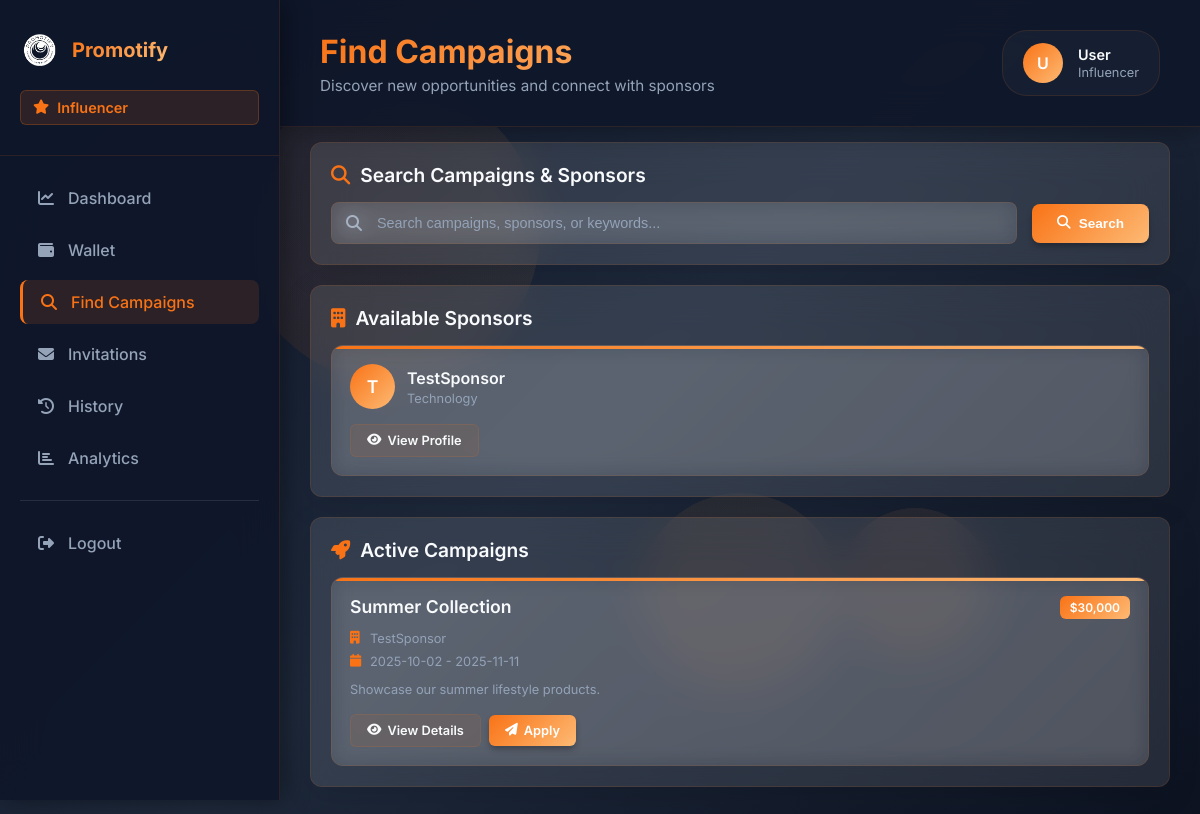
The app's page /ifind (signed in), older data.
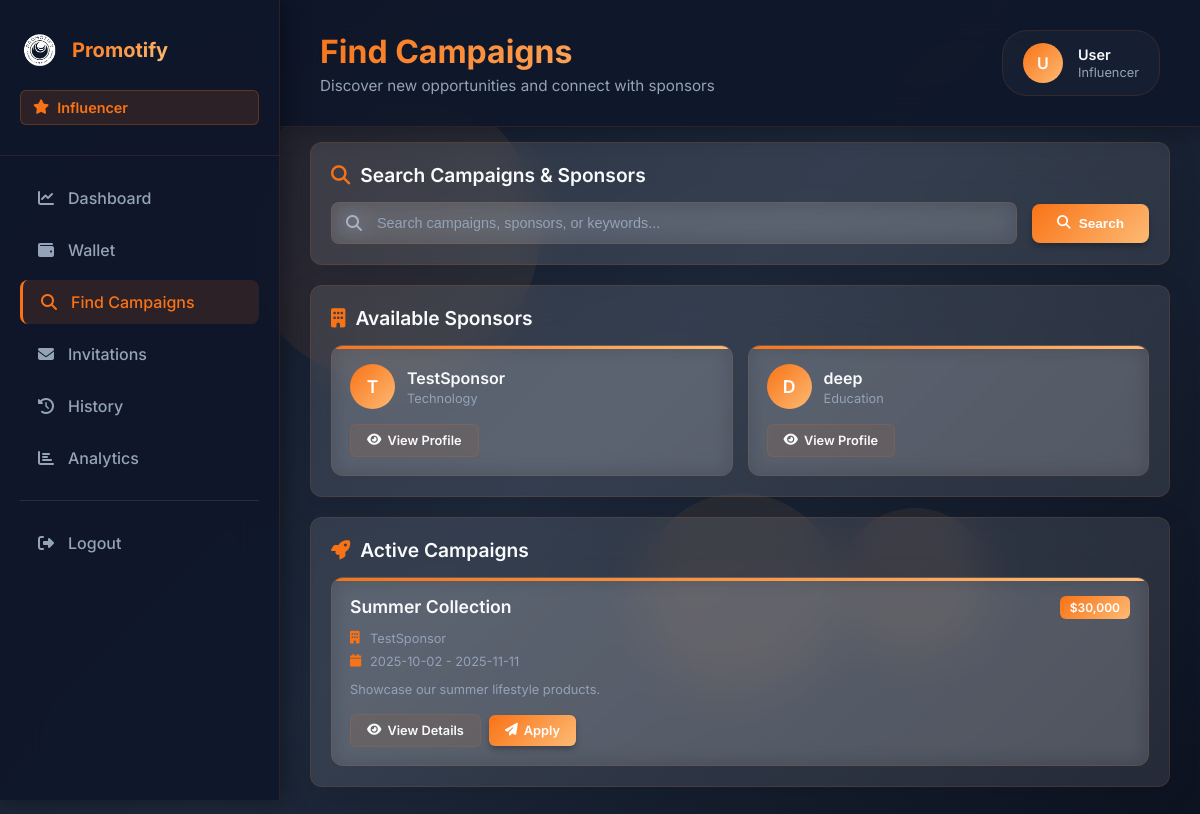
The same page, newer data.
### models.py (models this page shows, shortened)
class Sponsor(db.Model):
    id = db.Column(db.Integer, primary_key=True)
    username = db.Column(db.String(15), unique=True, nullable=False)
    email = db.Column(db.String(20), unique=True, nullable=False)
    password = db.Column(db.String(10), nullable=False)
    industry = db.Column(db.String(20), nullable=False)
    wallet_balance = db.Column(db.Float, default=0.0, nullable=False)
    date_joined = db.Column(db.DateTime, default=datetime.utcnow)

class Campaign(db.Model):
    id = db.Column(db.Integer, primary_key=True)
    sponsor_id = db.Column(db.Integer, db.ForeignKey('sponsor.id', ondelete='CASCADE'), nullable=False)
    name = db.Column(db.String(15), nullable=False)
    description = db.Column(db.Text, nullable=True)
    start_date = db.Column(db.Date, nullable=False)
    end_date = db.Column(db.Date, nullable=False)
    budget = db.Column(db.Float, nullable=False)
    status = db.Column(db.String(50))
    created_at = db.Column(db.DateTime, default=datetime.utcnow)
    sponsor = db.relationship('Sponsor', backref=db.backref('campaigns', lazy=True, cascade='all, delete-orphan'))
    influencers = db.relationship('Influencer', secondary='application',
                                  primaryjoin="and_(Campaign.id==Application.campaign_id, Application.status=='accepted')",
                                  backref=db.backref('accepted_campaigns', lazy='dynamic'))

### routes.py (the view, shortened to what this page needs)
    @app.route('/ifind', methods=['GET', 'POST'])
    def ifind():
        if 'influencer_id' not in session:
            flash('You need to log in first.', 'error')
            return redirect(url_for('influ_log'))
        influencer = Influencer.query.get(session['influencer_id'])
        search_query = request.form.get('search_query', '') if request.method == 'POST' else request.args.get('search', '')
        searched_sponsor = None
        searched_campaigns = None
        sponsors = Sponsor.query.all()
        applied_campaign_ids = [app.campaign_id for app in influencer.applications]
        campaigns = Campaign.query.filter(
            ~Campaign.id.in_(applied_campaign_ids),
            Campaign.end_date >= datetime.now().date()
        ).all()
        return render_template('influ_find.html',
                               sponsors=sponsors,
                               campaigns=campaigns,
                               search_query=search_query,
                               searched_sponsor=searched_sponsor,
                               searched_campaigns=searched_campaigns,
                               influencer=influencer)

### templates/influ_find.html (shortened to what the changed rows need)
<!DOCTYPE html>
<html lang="en">
<head>
    <link rel="stylesheet" type="text/css" href="{{ url_for('static', filename='css/ifind.css') }}">
    <link rel="stylesheet" href="https://cdnjs.cloudflare.com/ajax/libs/font-awesome/6.4.0/css/all.min.css">
</head>
<body>
    <main class="main-content">
        <div class="content-header">
            <div class="header-left">
                <h1>Find Campaigns</h1>
            </div>
        </div>        <div class="content">
            <div class="search-section">
                <h2 class="section-title">
                    <i class="fas fa-search"></i>
                    Search Campaigns & Sponsors
                </h2>
            </div>
            {% if not search_query and sponsors %}
                <div class="sponsors-section content-section">
                    <h2 class="section-title">
                        <i class="fas fa-building"></i>
                        Available Sponsors
                    </h2>
                    <div class="sponsors-grid">
                        {% for sponsor in sponsors %}
                        <div class="sponsor-card">
                            <div class="sponsor-header">
                                <div class="sponsor-avatar">
                                    {{ sponsor.username[0].upper() }}
                                </div>
                                <div class="sponsor-info">
                                    <div class="sponsor-name">{{ sponsor.username }}</div>
                                    <div class="sponsor-industry">{{ sponsor.industry or 'General' }}</div>
                                </div>
                            </div>
                            <div class="sponsor-actions">
                                <button class="btn btn-secondary">
                                    <i class="fas fa-eye"></i> View Profile
                                </button>
                            </div>
                        </div>
                        {% endfor %}
                    </div>
                </div>
            {% endif %}
            {% if not search_query and campaigns %}
                <div class="campaigns-section content-section">
                    <h2 class="section-title">
                        <i class="fas fa-rocket"></i>
                        Active Campaigns
                    </h2>
                    <div class="campaigns-grid">
                        {% for campaign in campaigns %}
                        <div class="campaign-card">
                            <div class="campaign-header">
                                <div class="campaign-name">{{ campaign.name }}</div>
                                <div class="campaign-budget">${{ "{:,.0f}".format(campaign.budget) }}</div>
                            </div>
                            <div class="campaign-sponsor">
                                <i class="fas fa-building"></i>
                                {{ campaign.sponsor.username }}
                            </div>
                            <div class="campaign-dates">
                                <i class="fas fa-calendar"></i>
                                {{ campaign.start_date }} - {{ campaign.end_date }}
                            </div>
                            <p class="campaign-description">{{ campaign.description[:100] + '...' if campaign.description and campaign.description|length > 100 else (campaign.description or 'No description available.') }}</p>
                            <div class="campaign-actions">
                                <button class="btn btn-secondary">
                                    <i class="fas fa-eye"></i> View Details
                                </button>
                                <form action="{{ url_for('apply_campaign', campaign_id=campaign.id) }}" method="POST" style="display: inline;">
                                    <button type="submit" class="btn btn-primary apply-btn">
                                        <i class="fas fa-paper-plane"></i> Apply
                                    </button>
                                </form>
                            </div>
                        </div>
                        {% endfor %}
                    </div>
                </div>
            {% endif %}
        </div>
    </main>
</body>
</html>

Row changes from the older to the newer data that the page shows:
added Sponsor: username "D", username "deep", industry "Education"
